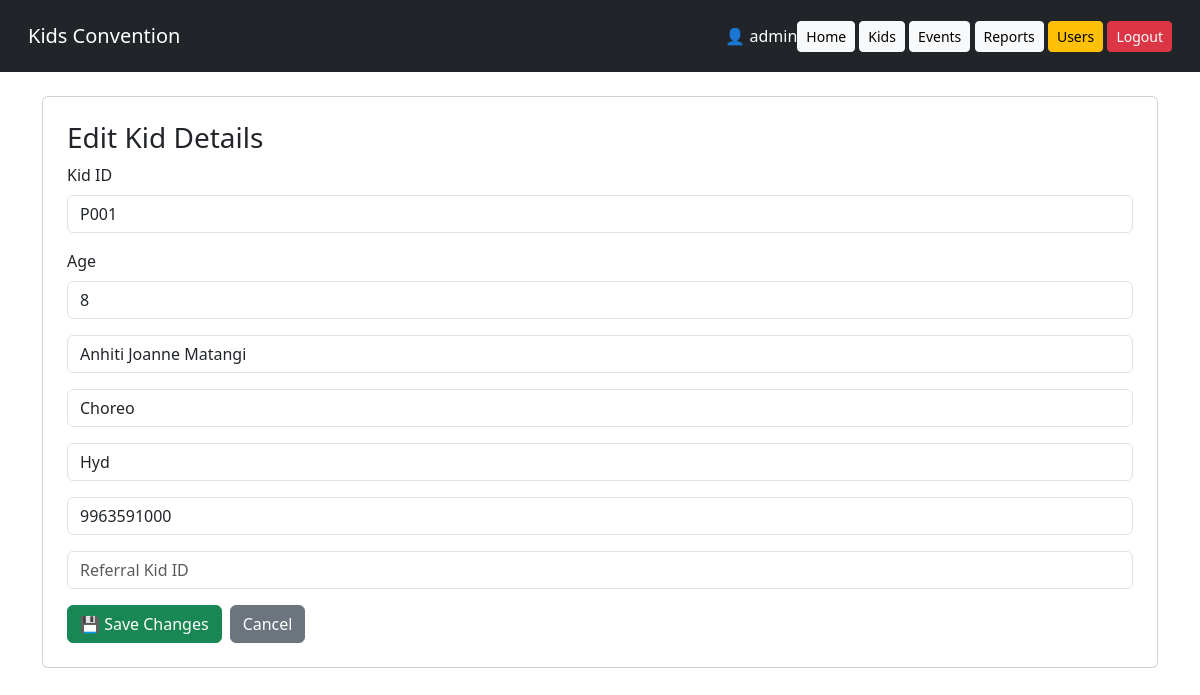
The page /edit_kid/P001 (signed in) on the database its author committed.
### models.py (models this page shows)
class User(db.Model):
    id = db.Column(db.Integer, primary_key=True)
    username = db.Column(db.String(100), unique=True)
    fullname = db.Column(db.String(200))
    phonenumber = db.Column(db.String(10))
    password = db.Column(db.String(500))

class Kid(db.Model):
    id = db.Column(db.Integer, primary_key=True)
    kid_id = db.Column(db.String(20), unique=True)
    name = db.Column(db.String(200))
    age = db.Column(db.Integer)
    age_group = db.Column(db.String(5))
    locality = db.Column(db.String(200))
    city = db.Column(db.String(200))
    contactnumber = db.Column(db.String(10))
    parent_kid_id = db.Column(db.String(20))
    registered_by = db.Column(db.String(100))
    registered_at = db.Column(db.String(100))

### app.py (the view, shortened to what this page needs)
@app.route("/edit_kid/<kid_id>", methods=["GET", "POST"])
@login_required
def edit_kid(kid_id):
    kid = Kid.query.filter_by(
        kid_id=kid_id
    ).first()
    if not kid:
        flash("Kid not found", "danger")
        return redirect(url_for("kids"))
    kids = Kid.query.all()
    return render_template(
        "edit_kid.html",
        kid=kid,
        kids=kids
    )

### app.py (called while the page is built)
@login_manager.user_loader
def load_user(username):
    user = User.query.filter_by(username=username).first()
    if user:
        return LoginUser(user.username)
    return None

### templates/edit_kid.html (shortened to what this page needs)
{% extends 'base.html' %}
{% block content %}
<div class="card p-4">
    <h3>Edit Kid Details</h3>
    <form method="post">
        <div class="mb-3">
            <label class="form-label">
                Kid ID
            </label>
            <input
                class="form-control"
                value="{{ kid.kid_id }}"
                readonly
            >
        </div>
        <div class="mb-3">
            <label class="form-label">
                Age
            </label>
            <input
                class="form-control"
                value="{{ kid.age }}"
                readonly
            >
        </div>
        <input
            class="form-control mb-3"
            name="name"
            value="{{ kid.name }}"
            placeholder="Name"
            required
        >
        <input
            class="form-control mb-3"
            name="locality"
            value="{{ kid.locality }}"
            placeholder="Locality"
        >
        <input
            class="form-control mb-3"
            name="city"
            value="{{ kid.city }}"
            placeholder="City"
        >
        <input
            class="form-control mb-3"
            name="contactnumber"
            value="{{ kid.contactnumber }}"
            placeholder="Contact Number"
        >
        <input
            class="form-control mb-3"
            name="parent_kid_id"
            id="parent_kid_id"
            list="kids_list"
            value="{{ kid.parent_kid_id }}"
            placeholder="Referral Kid ID"
            autocomplete="off"
        >
        <div class="d-flex gap-2">
            <button
                class="btn btn-success"
                type="submit"
            >
                💾 Save Changes
            </button>
            <a href="/kids"
               class="btn btn-secondary">
                Cancel
            </a>
        </div>
    </form>
</div>
{% endblock %}

### templates/base.html (shortened to what this page needs)
<!DOCTYPE html>
<html>
<head>
<link href="https://cdn.jsdelivr.net/npm/bootstrap@5.3.3/dist/css/bootstrap.min.css" rel="stylesheet">
</head>
<body>
<nav class="navbar navbar-expand-lg navbar-dark bg-dark p-3">
<div class="container-fluid">
<a class="navbar-brand" href="/">Kids Convention</a>
        <div class="ms-auto text-white">
            {% if current_user.is_authenticated %}
                👤 {{ current_user.id }}
            {% endif %}
        </div>
<div>
<a href="/" class="btn btn-light btn-sm">Home</a>
<a href="/kids" class="btn btn-light btn-sm">Kids</a>
<a href="/events" class="btn btn-light btn-sm">Events</a>
<a href="/reports" class="btn btn-light btn-sm">Reports</a>
{% if current_user.id == 'admin' %}
<a href="/users" class="btn btn-warning btn-sm">Users</a>
{% endif %}
<a href="/logout" class="btn btn-danger btn-sm">Logout</a>
</div>
</div>
</nav>
<div class="container mt-4">
{% block content %}{% endblock %}
</div>
</body>
</html>

### rows shown on the page
User: id "admin"
Kid: kid_id "P001", age "8", name "Anhiti Joanne Matangi", locality "Choreo", city "Hyd", contactnumber "9963591000"
